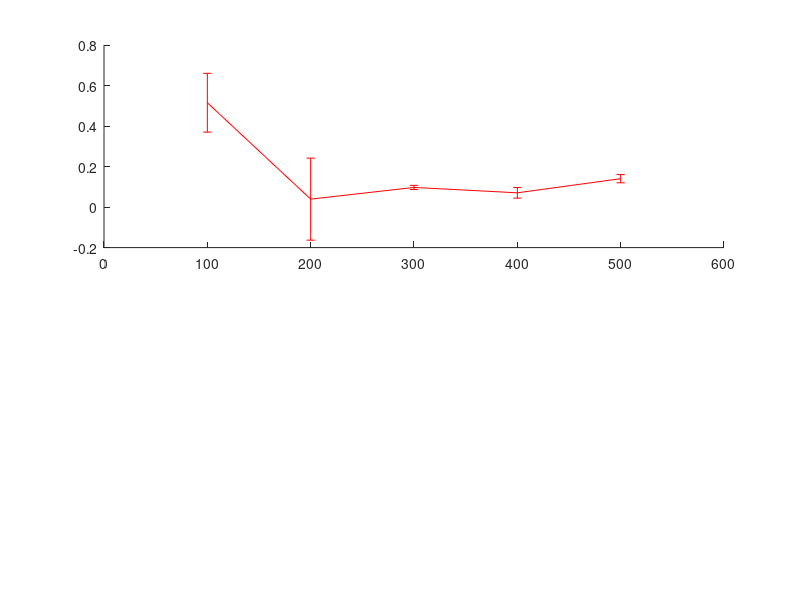

Write MATLAB code to recreate this figure. (Note: this script raises an error after producing the figure.)
function plotting_rate_std1
%UNTITLED7 Summary of this function goes here
%   Detailed explanation goes here
x = [100 200 300 400 500];
y1 = [0.5151 0.0392 0.0970 0.0704 0.1401];
y2 = [-0.1053 0.1600 0.0786 0.1817 0.1140];
y3 = [0.1184 0.2367 0.1563 0.0321 0.1373];
y4 = [-0.0208 0.0840 0.0898 0.2084 0.2746];
y5 = [0.1412 0.1473 0.2000 0.2544  0.0741];

e1 = [0.1451 0.2025 0.0103 0.0261 0.0203];
e2 = [0.0885 0.0150 0.0623 0.0187 0.0055];
e3 = [0.0714 0.0493 0.0076 0.1257 0.0104];
e4 = [0.1134 0.0603 0.0432 0.0495 0.0449];
e5 = [0.0279 0.0913 0.0768 0.0397 0.0360];

subplot(2,1,1);
errorbar(x,y1,e1,'r','Linewidth',1.5);
hold on;
errorbar(x,y2,e2,'b','Linewidth',1.5);
hold on;
errorbar(x,y3,e3,'k:','Linewidth',1.5);
hold on;
errorbar(x,y4,e4,'m','Linewidth',1.5);
hold on;
errorbar(x,y5,e5,'g','Linewidth',1.5);
hold on;
target=x.*0 + 0.11;
hold on;
plot(x,target,'k','Linewidth',2);
legend('d=10','d=50','d=100','d=150','d=200');
xlabel('No. of neurons');
ylabel('Asymptote values');
xlimits=[80,520];
xlim(xlimits);
title('Simulations with 1 pool');
y1 = [1.6941 1.9597 1.9873 1.9802 1.9790];
y2 = [1.9105 1.9817 1.9921 1.9210 1.9265];
y3 = [1.9247 1.8807 1.9693 1.9898 1.9814];
y4 = [1.9740 1.9083 1.9273 1.9488 1.9575];
y5 = [1.9767 1.9494 1.9913 1.9913 1.9793];

e1 = [0.0574 0.0030 0.0260 0.0069 0.0014];
e2 = [0.0150 0.0102 0.0004 0.0074 0.0333];
e3 = [0.0985 0.0197 0.0147 0.0064 0.0386];
e4 = [0.0576 0.0324 0.0402 0.0285 0.0101];
e5 = [0.0519 0.0246 0.0097 0.0112 0.0167];

subplot(2,1,2);
errorbar(x,y1,e1,'r','Linewidth',1.5);
hold on;
errorbar(x,y2,e2,'b','Linewidth',1.5);
hold on;
errorbar(x,y3,e3,'k:','Linewidth',1.5);
hold on;
errorbar(x,y4,e4,'m','Linewidth',1.5);
hold on;
errorbar(x,y5,e5,'g','Linewidth',1.5);
hold on;
xlimits=[80,520];
xlim(xlimits);
xlabel('No. of neurons');
ylabel('Time taken to reach 90%');
legend('d=10','d=50','d=100','d=150','d=200');

end

